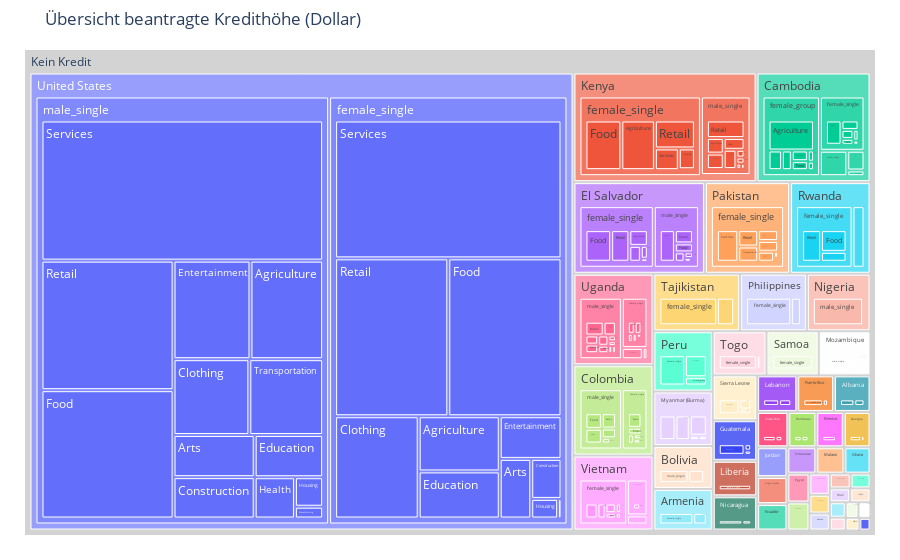

Write notebook code for a chart like this one.
### Code cell
# Treemap für alle Projekte 

fig = px.treemap(df_0, path=[px.Constant("Kein Kredit"), 'country', 'gender', 'sector'], values='loan_amount', 
                 title= 'Übersicht beantragte Kredithöhe (Dollar)')
fig.update_traces(root_color="lightgrey")
fig.update_layout(margin = dict(t=50, l=25, r=25, b=25))
fig.show()

### Figure 1 — Plotly figure (JSON) as saved in the notebook; plotly's stock layout.template omitted (floating-point values rounded to 4 significant figures; data arrays with more than 128 entries replaced by an {"elided": "..."} marker saying what was removed)
{"data": [{"branchvalues": "total", "domain": {"x": [0, 1], "y": [0, 1]}, "hovertemplate": "labels=%{label}<br>loan_amount=%{value}<br>parent=%{parent}<br>id=%{id}<extra></extra>", "ids": {"elided": "542 str values"}, "labels": {"elided": "542 str values"}, "name": "", "parents": {"elided": "542 str values"}, "root": {"color": "lightgrey"}, "type": "treemap", "values": {"elided": "542 int values"}}], "layout": {"legend": {"tracegroupgap": 0}, "margin": {"b": 25, "l": 25, "r": 25, "t": 50}, "title": {"text": "Übersicht beantragte Kredithöhe (Dollar)"}}}
